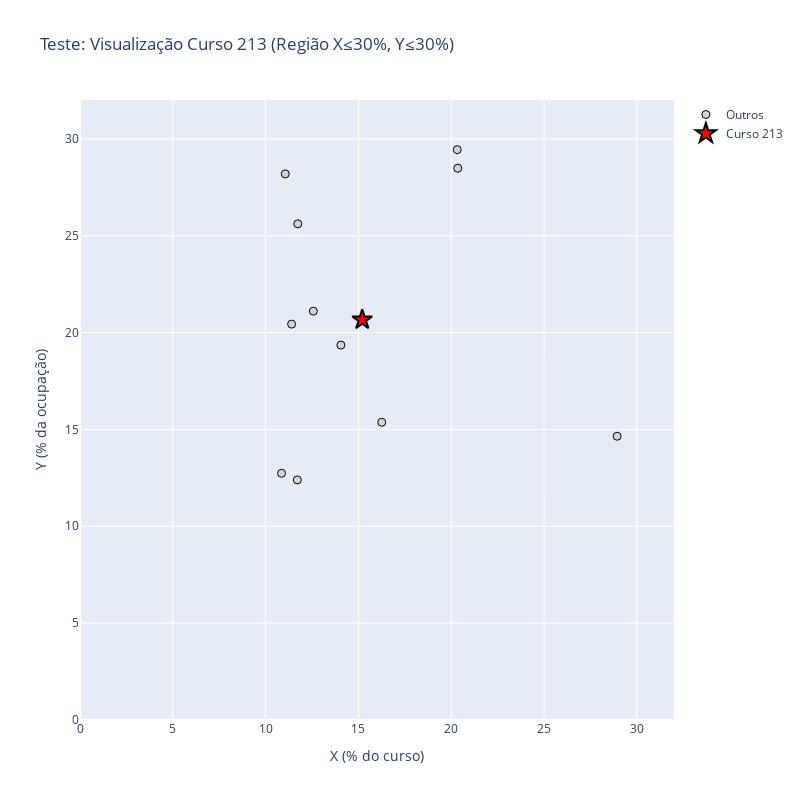

Notebook source saved alongside this figure:
### Code cell
# Criar um gráfico de teste focado no curso 213
import plotly.graph_objects as go

# Filtrar apenas os pontos próximos ao curso 213 (X e Y entre 0 e 30%)
df_teste = df_kmeans[(df_kmeans['X_PctCurso'] <= 30) & (df_kmeans['Y_PctOcupacao'] <= 30)].copy()

# Destacar o curso 213
df_teste['Cor'] = df_teste['Curso'].apply(lambda x: 'Curso 213' if x == 213 else 'Outros')

fig_teste = go.Figure()

# Plotar outros cursos
outros = df_teste[df_teste['Cor'] == 'Outros']
fig_teste.add_trace(go.Scatter(
    x=outros['X_PctCurso'],
    y=outros['Y_PctOcupacao'],
    mode='markers',
    marker=dict(size=8, color='lightgray', line=dict(width=1, color='black')),
    name='Outros',
    text=outros.apply(lambda r: f"Curso: {int(r['Curso'])}, Ocupação: {int(r['Ocupacao'])}<br>X: {r['X_PctCurso']:.2f}%, Y: {r['Y_PctOcupacao']:.2f}%", axis=1),
    hovertemplate='%{text}<extra></extra>'
))

# Plotar curso 213
curso213 = df_teste[df_teste['Cor'] == 'Curso 213']
if len(curso213) > 0:
    fig_teste.add_trace(go.Scatter(
        x=curso213['X_PctCurso'],
        y=curso213['Y_PctOcupacao'],
        mode='markers',
        marker=dict(size=15, color='red', symbol='star', line=dict(width=2, color='black')),
        name='Curso 213',
        text=curso213.apply(lambda r: f"<b>CURSO 213</b><br>Ocupação: {int(r['Ocupacao'])}<br>X: {r['X_PctCurso']:.2f}%, Y: {r['Y_PctOcupacao']:.2f}%", axis=1),
        hovertemplate='%{text}<extra></extra>'
    ))
    
    print(f"✅ Curso 213 plotado em:")
    for idx, row in curso213.iterrows():
        print(f"   X = {row['X_PctCurso']:.2f}%")
        print(f"   Y = {row['Y_PctOcupacao']:.2f}%")
        print(f"   Ocupação = {int(row['Ocupacao'])}")

fig_teste.update_layout(
    title='Teste: Visualização Curso 213 (Região X≤30%, Y≤30%)',
    xaxis=dict(title='X (% do curso)', range=[0, 32]),
    yaxis=dict(title='Y (% da ocupação)', range=[0, 32]),
    width=800,
    height=800,
    hovermode='closest'
)

fig_teste.show()

print(f"\n📌 Total de pontos no gráfico de teste: {len(df_teste)}")
print(f"   - Curso 213: {len(curso213)}")
print(f"   - Outros: {len(outros)}")

### Figure 1 — Plotly figure (JSON) as saved in the notebook; plotly's stock layout.template omitted (floating-point values rounded to 4 significant figures)
{"data": [{"hovertemplate": "%{text}<extra></extra>", "marker": {"color": "lightgray", "line": {"color": "black", "width": 1}, "size": 8}, "mode": "markers", "name": "Outros", "text": ["Curso: 145, Ocupação: 2330<br>X: 20.32%, Y: 29.44%", "Curso: 145, Ocupação: 2341<br>X: 28.94%, Y: 14.64%", "Curso: 212, Ocupação: 2652<br>X: 11.06%, Y: 28.19%", "Curso: 223, Ocupação: 2330<br>X: 16.26%, Y: 15.37%", "Curso: 345, Ocupação: 0<br>X: 11.40%, Y: 20.43%", "Curso: 380, Ocupação: 0<br>X: 10.86%, Y: 12.73%", "Curso: 481, Ocupação: 2511<br>X: 20.35%, Y: 28.48%", "Curso: 520, Ocupação: 2142<br>X: 14.05%, Y: 19.35%", "Curso: 544, Ocupação: 2146<br>X: 11.73%, Y: 25.61%", "Curso: 725, Ocupação: 2266<br>X: 11.71%, Y: 12.39%", "Curso: 861, Ocupação: 411<br>X: 12.57%, Y: 21.10%"], "type": "scatter", "x": [20.32, 28.94, 11.06, 16.26, 11.4, 10.86, 20.35, 14.05, 11.73, 11.71, 12.57], "y": [29.44, 14.64, 28.19, 15.37, 20.43, 12.73, 28.48, 19.35, 25.61, 12.39, 21.1]}, {"hovertemplate": "%{text}<extra></extra>", "marker": {"color": "red", "line": {"color": "black", "width": 2}, "size": 15, "symbol": "star"}, "mode": "markers", "name": "Curso 213", "text": ["<b>CURSO 213</b><br>Ocupação: 2166<br>X: 15.20%, Y: 20.66%"], "type": "scatter", "x": [15.2], "y": [20.66]}], "layout": {"height": 800, "hovermode": "closest", "title": {"text": "Teste: Visualização Curso 213 (Região X≤30%, Y≤30%)"}, "width": 800, "xaxis": {"range": [0, 32], "title": {"text": "X (% do curso)"}}, "yaxis": {"range": [0, 32], "title": {"text": "Y (% da ocupação)"}}}}
